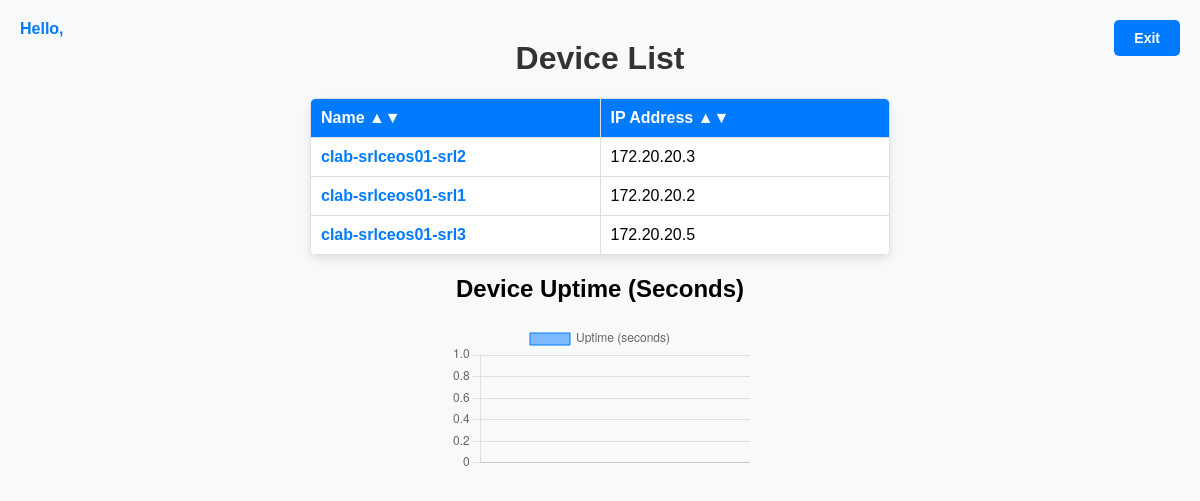
/list/, run on an earlier commit of the app's database.
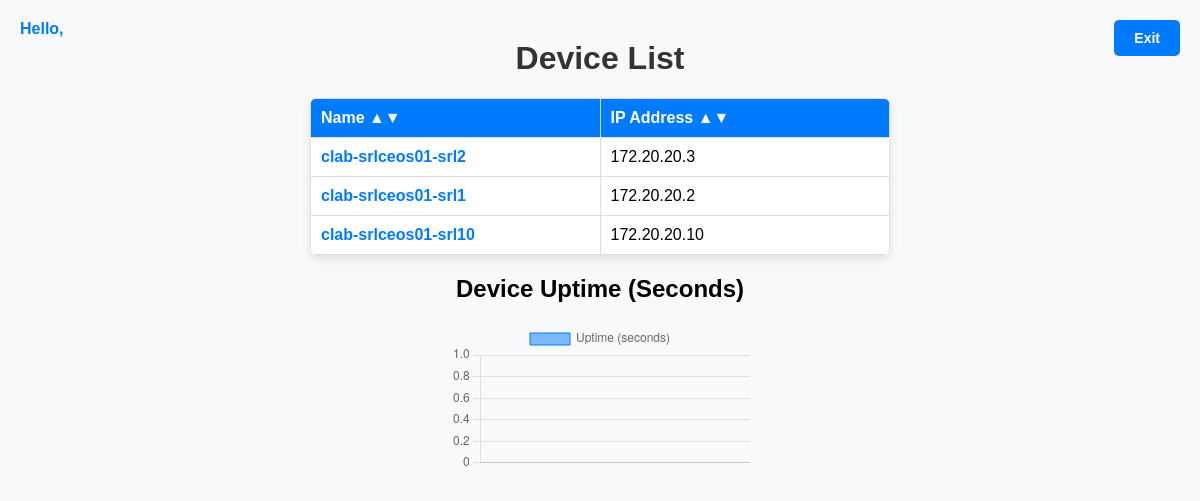
And on a later commit of the database.
### srlinux_app/models.py (models this page shows, shortened)
class Device(models.Model):
    name = models.CharField(max_length=255)
    ip_address = models.GenericIPAddressField()
    username = models.CharField(max_length=100)
    password = models.CharField(max_length=100)

### srlinux_app/views.py (the view)
# urls.py: path('list/', views.device_list, name='device_list'),
def device_list(request):
    devices = Device.objects.all()
    return render(request, 'device_list.html', {'devices': devices})

### srlinux_app/templates/device_list.html (shortened to what this page needs)
<!DOCTYPE html>
<html lang="en">
<head>
    {% load static %}
</head>
<body>
    <div class="greeting">
        Hello, {{ user.username }}
    </div>
    <div class="exit-button">
        <a href="{% url 'logout_confirmation' %}" style="color: white; text-decoration: none;">Exit</a>
    </div>
    <div class="container">
        <h1>Device List</h1>
        <table id="deviceTable">
            <thead>
                <tr>
                    <th onclick="sortTable(0)">Name &#9650;&#9660;</th>
                    <th onclick="sortTable(1)">IP Address &#9650;&#9660;</th>
                </tr>
            </thead>
            <tbody>
                {% for device in devices %}
                <tr>
                    <td>
                        <a href="{% url 'device_interfaces' device.id %}">{{ device.name }}</a>
                    </td>
                    <td>{{ device.ip_address }}</td>
                </tr>
                {% empty %}
                <tr>
                    <td colspan="2">No devices found</td>
                </tr>
                {% endfor %}
            </tbody>
        </table>
        <h2>Device Uptime (Seconds)</h2>
        <canvas id="uptimeChart"></canvas>
    </div>
</body>
</html>

What changed in the data, as far as the page shows it:
changed Device: name "clab-srlceos01-srl3" → "clab-srlceos01-srl10"; ip_address "172.20.20.5" → "172.20.20.10"
